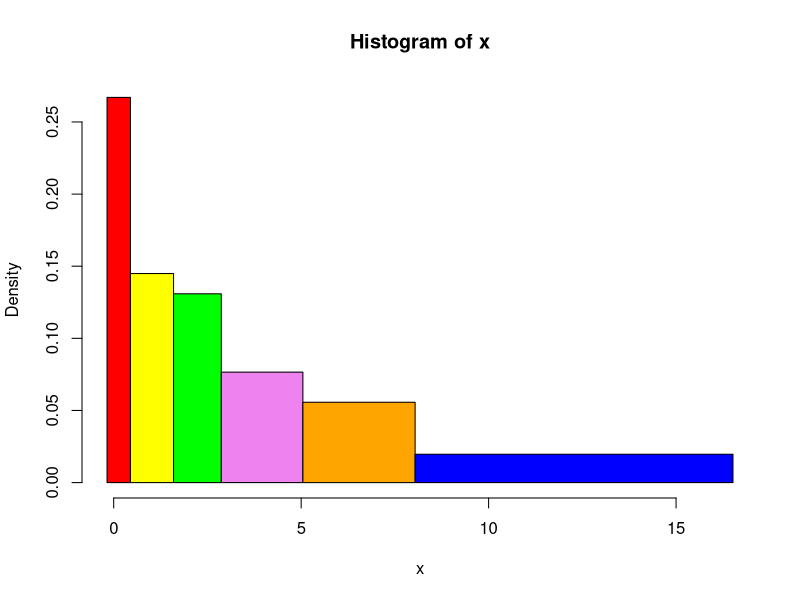
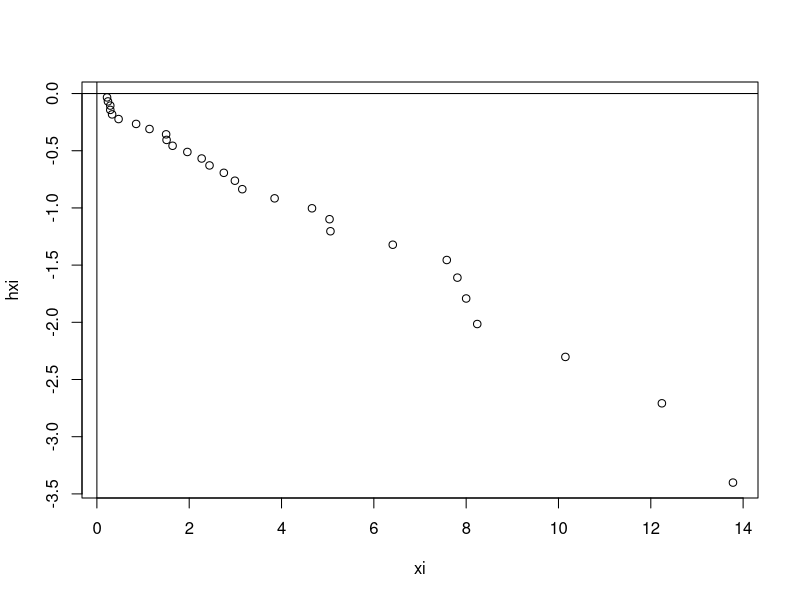
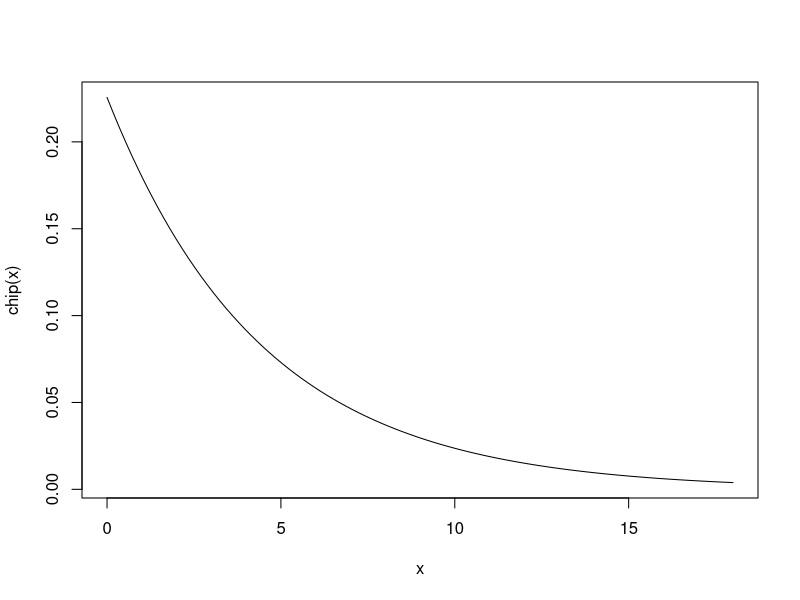

The R source for these figures, in order:
## ---- chunk 1
knitr::opts_chunk$set(echo = TRUE)
## ---- chunk 2
dureeVie <- c(0.22,0.24,0.29,0.29,0.33,0.47,0.85,1.14,1.50,1.51,1.64,1.96,2.27,2.44,2.75,2.99,3.15,3.85,4.66,5.04,5.06,6.41,7.58,7.81,8.00,8.24,10.15,12.24,13.78,16.12)
## ---- chunk 3

histoeff <- function(x, xlim=NULL, ...)
{
  sx <- sort(x)
  n <- length(x)
  k <- round(log(n)/log(2)+1)
  rangex <- max(x)-min(x)
  quantileVoulu <- quantile(x, seq(1,k-1)/k, max(x))

  breaks <- c(min(x)-0.025*rangex, quantileVoulu, max(x)+0.025*rangex)
  col <- 0
  if (is.null(xlim)) xlim<-c(breaks[1], breaks[k+1])
  colors = c("red", "yellow", "green", "violet", "orange", "blue", "pink", "cyan")
  
  hist(x, breaks=breaks, col=colors, xlim=xlim, probability=T)
}

histoeff(dureeVie)
## ---- chunk 4
graphProba <- function(xi,hxi,limy)
{
  plot(xi,hxi)
  abline(v=0)
  abline(h=0)
}

# x représente le tableau non trié avec les observations sur les ampoules
# log(1 - seq(1:9)/10) est la transformation de la fonction de répartition de la loi exponentielle
# sort(x) [1:9] est le tableau x trié en ne gardant que les 9 premiers éléments
lastElem <- length(dureeVie)
blElem <- length(dureeVie)-1
#limy<-c(-2.5,0.1)
myxi <- sort(dureeVie)[1:blElem]
myhxi <- log(1-seq(1:blElem)/lastElem)


graphProba(myxi,myhxi)
## ---- chunk 5
moyenneEmpirique <- mean(dureeVie)
lambdaApp = 1/moyenneEmpirique
print(lambdaApp)
chip <- function(x) lambdaApp * exp(-lambdaApp * x)
curve(chip, from=0, to=18)
## ---- chunk 6
n <- length(dureeVie)
lambdaApp = lambdaApp * (n)/(n+1)
print(lambdaApp)
t <- (-1*log(0.9))/lambdaApp
# n : nombre de valeurs

# En milliers d'heures
print(t)
# En heures
print(t*1000)
# En jours
print((t*1000)/24)
